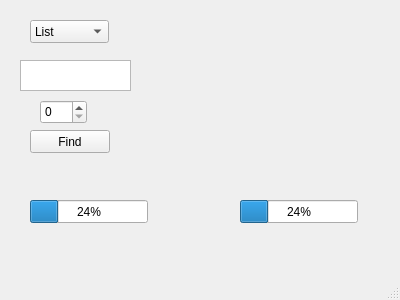
<?xml version="1.0" encoding="UTF-8"?>
<ui version="4.0">
 <class>MainWindow</class>
 <widget class="QMainWindow" name="MainWindow">
  <property name="geometry">
   <rect>
    <x>0</x>
    <y>0</y>
    <width>400</width>
    <height>300</height>
   </rect>
  </property>
  <property name="windowTitle">
   <string>MainWindow</string>
  </property>
  <widget class="QWidget" name="centralWidget">
   <widget class="QComboBox" name="comboBox">
    <property name="geometry">
     <rect>
      <x>30</x>
      <y>20</y>
      <width>79</width>
      <height>23</height>
     </rect>
    </property>
    <item>
     <property name="text">
      <string>List</string>
     </property>
    </item>
    <item>
     <property name="text">
      <string>Queue</string>
     </property>
    </item>
    <item>
     <property name="text">
      <string>Stack</string>
     </property>
    </item>
    <item>
     <property name="text">
      <string>AVL Tree</string>
     </property>
    </item>
    <item>
     <property name="text">
      <string>Red-Black Tree</string>
     </property>
    </item>
   </widget>
   <widget class="QProgressBar" name="progressBar">
    <property name="geometry">
     <rect>
      <x>240</x>
      <y>200</y>
      <width>118</width>
      <height>23</height>
     </rect>
    </property>
    <property name="value">
     <number>24</number>
    </property>
   </widget>
   <widget class="QProgressBar" name="progressBar_2">
    <property name="geometry">
     <rect>
      <x>30</x>
      <y>200</y>
      <width>118</width>
      <height>23</height>
     </rect>
    </property>
    <property name="value">
     <number>24</number>
    </property>
   </widget>
   <widget class="QTextEdit" name="textEdit">
    <property name="geometry">
     <rect>
      <x>20</x>
      <y>60</y>
      <width>111</width>
      <height>31</height>
     </rect>
    </property>
   </widget>
   <widget class="QPushButton" name="pushButton">
    <property name="geometry">
     <rect>
      <x>30</x>
      <y>130</y>
      <width>80</width>
      <height>23</height>
     </rect>
    </property>
    <property name="text">
     <string>Find</string>
    </property>
   </widget>
   <widget class="QSpinBox" name="spinBox">
    <property name="geometry">
     <rect>
      <x>40</x>
      <y>100</y>
      <width>47</width>
      <height>24</height>
     </rect>
    </property>
    <property name="maximum">
     <number>3</number>
    </property>
   </widget>
   <widget class="QLabel" name="label">
    <property name="geometry">
     <rect>
      <x>190</x>
      <y>10</y>
      <width>161</width>
      <height>141</height>
     </rect>
    </property>
    <property name="text">
     <string/>
    </property>
   </widget>
  </widget>
  <widget class="QMenuBar" name="menuBar">
   <property name="geometry">
    <rect>
     <x>0</x>
     <y>0</y>
     <width>400</width>
     <height>22</height>
    </rect>
   </property>
  </widget>
  <widget class="QStatusBar" name="statusBar"/>
 </widget>
 <layoutdefault spacing="6" margin="11"/>
 <resources/>
 <connections/>
</ui>
